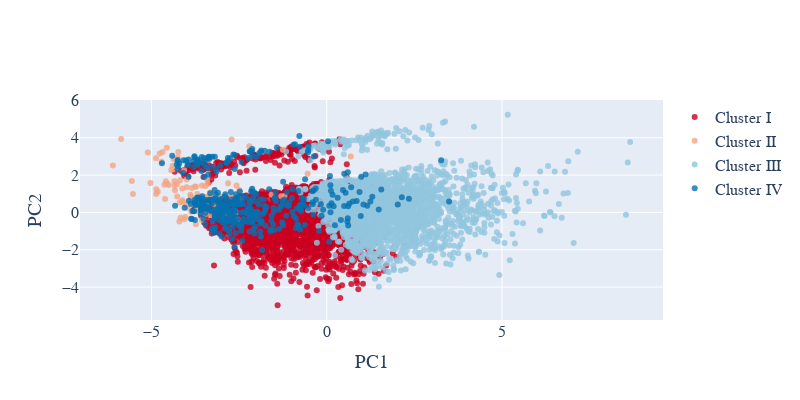

Notebook source saved alongside this figure:
### Code cell
#TRAINING DATA PCA

plotX = X_train_scaled
#print(plotX['clusters'].unique())
#print(plotX.index)
#print(plotX.head())

#PCA with two principal components
pca_2d = PCA(n_components=2)

clusters = plotX['clusters']

#This DataFrame contains the two principal components that will be used
#for the 2-D visualization mentioned above
PCs_2d = pd.DataFrame(pca_2d.fit_transform(plotX.drop(['clusters'], axis=1)))

#"PC1_2d" means: 'The first principal component of the components created for 2-D visualization, by PCA.'
#And "PC2_2d" means: 'The second principal component of the components created for 2-D visualization, by PCA.'
PCs_2d.columns = ["PC1_2d", "PC2_2d"]
PCs_2d.set_index(plotX.index, inplace = True)
PCs_2d.to_csv('PCs_2d.csv')

plotX['clusters'] = clusters
plotX['PC1_2d'] = PCs_2d['PC1_2d']
plotX['PC2_2d'] = PCs_2d['PC2_2d']

plotX.to_csv('plotX.csv')
uniq_clusters = plotX['clusters'].unique()
uniqs = uniq_clusters.tolist()
uniqs.sort()

print(uniqs)

cluster0 = plotX[plotX['clusters'] == uniqs[0]]
cluster1 = plotX[plotX['clusters'] == uniqs[1]]
cluster2 = plotX[plotX['clusters'] == uniqs[2]]
cluster3 = plotX[plotX['clusters'] == uniqs[3]]

#print(cluster1)

#print(plotX.head())

#Instructions for building the 2-D plot

#trace1 is for 'Cluster 0'
trace1 = go.Scatter(
                    x = cluster0["PC1_2d"],
                    y = cluster0["PC2_2d"],
                    mode = "markers",
                    name = "Cluster I",
                    marker = dict(color = 'rgba(202,0,32,0.8)'),
                    text = None)

#trace2 is for 'Cluster 1'
trace2 = go.Scatter(
                    x = cluster1["PC1_2d"],
                    y = cluster1["PC2_2d"],
                    mode = "markers",
                    name = "Cluster II",
                    marker = dict(color = 'rgba(244,165,130, 0.8)'),
                    text = None)

#trace3 is for 'Cluster 2'
trace3 = go.Scatter(
                    x = cluster2["PC1_2d"],
                    y = cluster2["PC2_2d"],
                    mode = "markers",
                    name = "Cluster III",
                    marker = dict(color = 'rgba(146,197,222, 0.8)'),
                    text = None)

#trace4 is for 'Cluster 3'
trace4 = go.Scatter(
                    x = cluster3["PC1_2d"],
                    y = cluster3["PC2_2d"],
                    mode = "markers",
                    name = "Cluster IV",
                    marker = dict(color = 'rgba(5,113,176, 0.8)'),
                    text = None)

data = [trace1, trace2, trace3, trace4]

#title = "Visualizing Clusters in Two Dimensions Using PCA"

layout = dict(xaxis= dict(title= 'PC1',ticklen= 5,zeroline= False),
              yaxis= dict(title= 'PC2',ticklen= 5,zeroline= False),
              font_family="Arial",
              font = dict(size=16),
              width=800,
              height=400
             )

fig = dict(data = data, layout = layout)

iplot(fig)

### Figure 1 — Plotly figure (JSON) as saved in the notebook; plotly's stock layout.template omitted (floating-point values rounded to 4 significant figures; data arrays with more than 128 entries replaced by an {"elided": "..."} marker saying what was removed)
{"data": [{"marker": {"color": "rgba(202,0,32,0.8)"}, "mode": "markers", "name": "Cluster I", "type": "scatter", "x": {"elided": "2721 float values"}, "y": {"elided": "2721 float values"}}, {"marker": {"color": "rgba(244,165,130, 0.8)"}, "mode": "markers", "name": "Cluster II", "type": "scatter", "x": [-3.732, -2.992, -3.693, -4.104, -4.397, -4.553, -4.862, -3.963, -2.573, -3.201, -0.545, -3.524, -4.204, -4.057, -4.183, -3.743, -4.71, -3.994, -5.863, -3.135, -4.355, -3.389, -3.46, -2.771, -4.343, -3.606, -3.739, -2.59, -4.169, -3.562, -4.819, -3.459, -2.207, -3.415, -3.729, -6.1, -3.795, -3.889, -1.298, -4.505, -2.139, -3.533, -3.565, -2.712, -3.035, -4.266, -4.275, -2.494, -3.457, -4.761, -3.89, -4.34, -5.104, -2.532, -3.879, -3.307, -5.526, -4.629, -4.25, -3.865, -2.458, -2.719, -4.329, -4.006, -2.814, -4.367, -4.611, -4.436, -4.195, -3.697, -4.035, -4.56, -3.393, -2.894, -4.871, 0.6866, -3.42, -3.407, -1.203, -3.847, -1.251, -3.326, -3.414, -5.028, -1.574, -3.583, -3.337, -3.759, -4.681, -5.559, -2.492, -4.868, -4.589, -4.234, -4.065, -3.995, -3.864, -4.118, -4.117], "y": [-0.6361, 0.2899, 0.9834, 0.5552, 2.507, 1.548, 1.247, 0.2532, 1.436, 0.4094, 2.071, 0.8481, -0.4847, -0.3695, 1.717, 0.1048, 2.719, 1.766, 3.928, 0.2549, 2.327, 0.8564, -0.09058, -0.3599, 1.669, 0.02914, 0.5673, 0.0002222, -0.2802, 1.437, 1.106, 0.2713, 3.552, 0.409, 1.381, 2.513, 0.4757, 0.9412, 0.8665, 1.472, 1.229, 0.05986, -0.3999, 3.908, 0.8444, 0.8583, 1.513, 0.7145, 1.411, 3.161, 0.5786, 1.447, 3.212, -0.3819, 0.8566, -0.1348, 0.9906, 1.487, 2.939, 0.03954, 0.6989, 0.8205, 1.191, 0.424, 1.565, 2.867, 0.725, 2.272, 0.5363, 0.2749, -0.2398, 3.464, 1.535, -0.06368, 2.901, 2.992, -0.02145, 1.752, 0.8781, 1.309, 3.363, 1.069, 0.8236, 1.579, 0.9659, 0.6056, 0.9087, 1.388, 3.232, 1.682, 1.203, 0.9879, 1.676, 3.232, 2.26, 1.355, 0.7944, 1.286, 0.6573]}, {"marker": {"color": "rgba(146,197,222, 0.8)"}, "mode": "markers", "name": "Cluster III", "type": "scatter", "x": {"elided": "2216 float values"}, "y": {"elided": "2216 float values"}}, {"marker": {"color": "rgba(5,113,176, 0.8)"}, "mode": "markers", "name": "Cluster IV", "type": "scatter", "x": {"elided": "395 float values"}, "y": {"elided": "395 float values"}}], "layout": {"font": {"family": "Arial", "size": 16}, "height": 400, "width": 800, "xaxis": {"ticklen": 5, "title": {"text": "PC1"}, "zeroline": false}, "yaxis": {"ticklen": 5, "title": {"text": "PC2"}, "zeroline": false}}}
